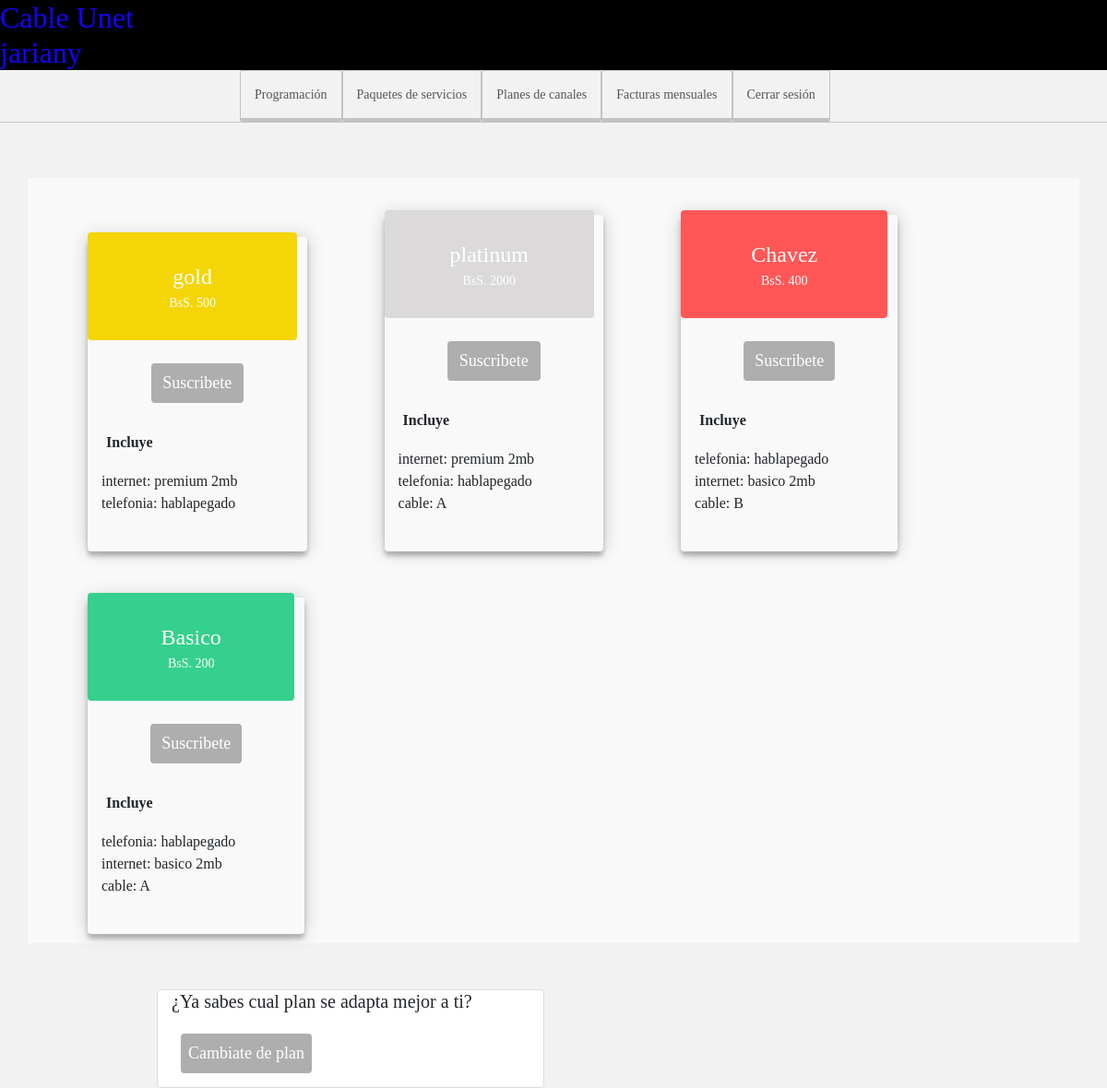
The app's page /PHP/user/planes/plan_serv.php (signed in) with its own data.
### tables this page shows
CREATE TABLE `paquetes` (
  `id` int(11) NOT NULL,
  `nombre` varchar(30) NOT NULL,
  `internet` varchar(30) DEFAULT NULL,
  `telefonia` varchar(30) DEFAULT NULL,
  `cable` varchar(30) DEFAULT NULL,
  `precio` double NOT NULL
);

CREATE TABLE `servicios` (
  `id` int(11) NOT NULL,
  `nombre` varchar(30) DEFAULT NULL,
  `plan` varchar(30) DEFAULT NULL,
  `velocidad` varchar(30) DEFAULT NULL,
  `minutos` varchar(20) DEFAULT NULL,
  `precio` float NOT NULL
);

CREATE TABLE `facturacion` (
  `id` int(11) NOT NULL,
  `usuario` varchar(50) NOT NULL,
  `fact_servicios` double DEFAULT NULL,
  `fact_canal` double DEFAULT NULL,
  `activo` int(11) DEFAULT NULL
);

### PHP/user/planes/plan_serv.php (the view, shortened to what this page needs)
<?php
	try {
        $base= new PDO("mysql:host=localhost; dbname=cableunet", 'root', '');
        $base->setAttribute(PDO::ATTR_ERRMODE,PDO::ERRMODE_EXCEPTION);
    } catch (Exception $e) {
        die("Error ....  " . $e->getMessage());
    }
    $sql="SELECT * FROM paquetes";
    $result=$base->prepare($sql);
    $result->execute();
?>
<!DOCTYPE html>
<html>
<head>
	<link rel="stylesheet" href="https://stackpath.bootstrapcdn.com/bootstrap/4.1.3/css/bootstrap.min.css">
	<link rel="stylesheet" type="text/css" href="../../../css/planes.css">
</head>
<body>
	<div id="header">
		<h2 class="cabezera">Cable Unet <br><?php echo $_SESSION['usuario'] ?></br></h2>
		<ul class="nav">
			<li><a href="../index.php">Programación</a></li>
			<li><a href="plan_serv.php">Paquetes de servicios</a></li>
			<li><a href="plan_canal.php">Planes de canales</a></li>
			<li><a href="../config_user/factura.php">Facturas mensuales</a></li>
			<li><a href="../../Admin/confg_admin/cierre.php">Cerrar sesión</a></li>
		</ul>
	</div>
	<div class="container">
		<?php
			$cont=0;
			while ($current = $result->fetch(PDO::FETCH_ASSOC)):?>
				<div class="box">
					<?php
						if ($cont == 0) {
							echo "<div class='titulo'>" . $current['nombre'] . "<div class='precio'>" . "BsS. " .  $current['precio'] . "</div>" . "</div>";
							$cont++;
						}elseif ($cont == 1) {
							echo "<div class='titulo_1'>" . $current['nombre'] . "<div class='precio'>" . "BsS. " .  $current['precio'] . "</div>" . "</div>";
							$cont++;
						}elseif ($cont == 2) {
							echo "<div class='titulo_2'>" . $current['nombre'] . "<div class='precio'>" . "BsS. " .  $current['precio'] . "</div>" . "</div>";
							$cont++;
						}elseif ($cont == 3) {
							echo "<div class='titulo_3'>" . $current['nombre'] . "<div class='precio'>" . "BsS. " .  $current['precio'] . "</div>" . "</div>";
							$cont++;
						}elseif ($cont == 4) {
							echo "<div class='titulo_4'>" . $current['nombre'] . "<div class='precio'>" . "BsS. " .  $current['precio'] . "</div>" . "</div>";
							$cont++;
						}elseif ($cont == 5) {
							echo "<div class='titulo_5'>" . $current['nombre'] . "<div class='precio'>" . "BsS. " .  $current['precio'] . "</div>" . "</div>";
							$cont++;
						}elseif ($cont == 6) {
							echo "<div class='titulo_6'>" . $current['nombre'] . "<div class='precio'>" . "BsS. " .  $current['precio'] . "</div>" . "</div>";
							$cont++;
						}elseif ($cont == 7) {
							echo "<div class='titulo_7'>" . $current['nombre'] . "<div class='precio'>" . "BsS. " .  $current['precio'] . "</div>" . "</div>";
							$cont++;
						}elseif ($cont == 8) {
							echo "<div class='titulo_8'>" . $current['nombre'] . "<div class='precio'>" . "BsS. " .  $current['precio'] . "</div>" . "</div>";
							$cont++;
						}
					 	$sql="SELECT * FROM servicios";
			   			$servicios=$base->prepare($sql);
			    		$servicios->execute();
					?>
					<form action="../../Admin/confg_admin/facturacion.php" method="post" class="form">
						<p><button name="compra_serv" type="submit" value="<?= $current['precio'] ?>">Suscribete</button></p>
					</form>
					<label><b>Incluye</b></label>
					<?php while($serv = $servicios->fetch(PDO::FETCH_ASSOC)): ?>
					<?php if($serv['id'] == $current['internet'] || $serv['id'] == $current['telefonia'] || $serv['id'] == $current['cable'] ): ?>
						<div class="planes">
						<?php
							echo "<div class='servicios'>" . $serv['nombre'] .": " . $serv['plan'] . " " . $serv['velocidad'] . "</div>";
						?>
						</div>
				<?php endif ?>
				<?php endwhile ?>
			</div>
	    <?php endwhile ?>
	</div>
	<?php
		$sql="SELECT * FROM facturacion";
		$fact=$base->prepare($sql);
		$fact->execute();
		while ($current = $fact->fetch(PDO::FETCH_ASSOC)):
			if ($_SESSION['usuario'] == $current['usuario'] && isset($current['fact_servicios'])):?>
				<div class="container cambio_plan">
					<h5>¿Ya sabes cual plan se adapta mejor a ti?</h5>
			    	<form action="cambio_plan.php" method="post">
			    		<input type="submit" name="enviar_serv" value="Cambiate de plan">
			    	</form>
				</div>
			<?php endif ?>
		<?php endwhile ?>
</body>
</html>

### css/planes.css (style rules this page uses)
* { margin: 0; padding: 0; box-sizing: border-box; -webkit-box-sizing: border-box; -moz-box-sizing: border-box; -webkit-font-smoothing: antialiased; -moz-font-smoothing: antialiased; -o-font-smoothing: antialiased; font-smoothing: antialiased; text-rendering: optimizeLegibility; }
body { background-color: #F2F2F2; font-family: Verdana; }
label { font-family: Verdana; font-size: 16px; position: relative; right: 10px; bottom: 20px; }
li { list-style: none; }
#header { width: 100%; margin: auto; border-bottom: 1px solid #C3C2C2; font-family: Arial black; margin: 0px 0px 60px; }
.cabezera { background-color: #000; color: #1800FE; line-height: 38px; }
.nav { margin-left: 260px; position: relative; bottom: 8px; height: 48px; }
.nav li a { background-color: #F2F2F2; border: 1px solid #C3C2C2; border-bottom: 4px solid #C3C2C2; color: #565656; text-decoration: none; padding: 15px 15px; border-radius: 2px; font-size: 14px; display: block; }
.nav > li { float: left; }
.container { margin-top: 20px; background-color: #F9F9F9; }
.box { display: inline-block; border: 1px solid #000; border-radius: 4px; margin: 40px 30px 10px 50px; padding: 30px; border: none; box-shadow: 0 0 20px 0 rgba(0, 0, 0, 0.2), 0 5px 5px 0 rgba(0, 0, 0, 0.24); }
.precio { font-size: 14px; }
.form,input { text-align: center; padding: 5px; position: relative; bottom: 15px; }
.titulo { width: 128%; margin-top: 15px; border: 1px solid #000; border-radius: 4px; padding: 30px; text-align: center; position: relative; bottom: 50px; right: 30px; background-color: #F4D507; border:none; color:#fff; font-family:Georgia; font-size:24px; }
.titulo_1 { width: 128%; margin-top: 15px; border: 1px solid #000; border-radius: 4px; padding: 30px; text-align: center; position: relative; bottom: 50px; right: 30px; background-color: #DBD9D9; border:none; color:#fff; font-family:Georgia; font-size:24px; }
.titulo_2 { width: 128%; margin-top: 15px; border: 1px solid #000; border-radius: 4px; padding: 30px; text-align: center; position: relative; bottom: 50px; right: 30px; background-color: #FF5757; border:none; color:#fff; font-family:Georgia; font-size:24px; }
.titulo_3 { width: 128%; margin-top: 15px; border: 1px solid #000; border-radius: 4px; padding: 30px; text-align: center; position: relative; bottom: 50px; right: 30px; background-color: #35D08D; border:none; color:#fff; font-family:Georgia; font-size:24px; }
.planes { padding: 0 15px; position: relative; right: 30px; bottom: 10px; }
button { width: 60%; border: none; border-radius: 4px; padding: 8px; position: relative; bottom: 15px; background-color: #AEAEAE; color: #fff; font-family: Verdana; font-size: 18px; }
.cambio_plan { width: 35%; margin-top: 50px; margin-left: 170px; border: 1px solid #DCDCDC; border-radius: 4px; background-color: #fff; }
input[type="submit"] { margin-top: 30px; border: none; border-radius: 4px; padding: 8px; background-color: #AEAEAE; color: #fff; font-family: Verdana; font-size: 18px; position: relative; left: 10px; }

### records on screen
paquetes: nombre "gold", precio "500"
servicios: nombre "internet", plan "premium", velocidad "2mb"
servicios: nombre "telefonia", plan "hablapegado"
paquetes: nombre "platinum", precio "2000"
servicios: nombre "cable", plan "A"
paquetes: nombre "Chavez", precio "400"
servicios: nombre "internet", plan "basico", velocidad "2mb"
servicios: nombre "cable", plan "B"
paquetes: nombre "Basico", precio "200"

### other values on screen
$_SESSION['usuario'] "jariany"
